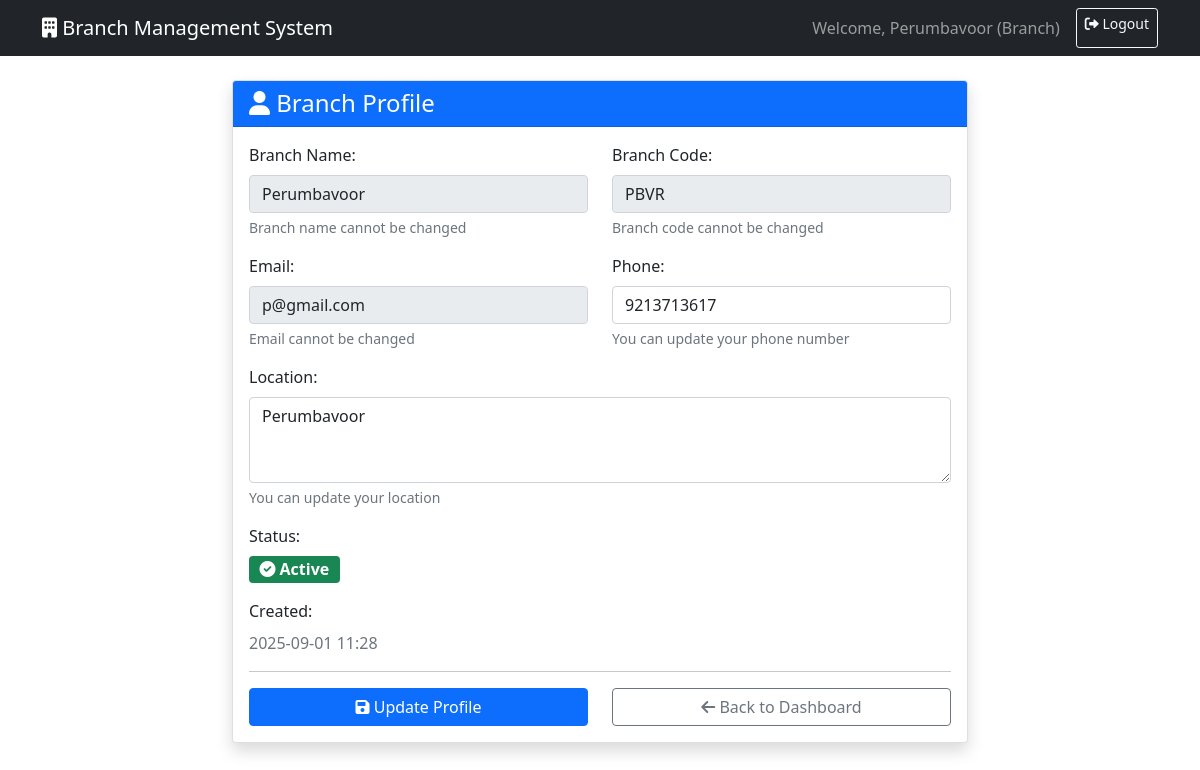
The page /branch/profile (signed in) on the database its author committed.
### models.py (models this page shows, shortened)
class Branch(db.Model):
    id = db.Column(db.Integer, primary_key=True)
    branch_name = db.Column(db.String(100), unique=True, nullable=False)
    branch_code = db.Column(db.String(20), unique=True, nullable=False)
    email = db.Column(db.String(120), unique=True, nullable=False)
    password = db.Column(db.String(128), nullable=False)
    location = db.Column(db.String(200), nullable=False)
    phone = db.Column(db.String(20), nullable=True)
    is_active = db.Column(db.Boolean, default=True)
    created_at = db.Column(db.DateTime, default=datetime.utcnow)
    created_by = db.Column(db.Integer, db.ForeignKey('admin.id'), nullable=False)
    admin = db.relationship('Admin', backref=db.backref('branches', lazy=True))

### routes/branch_routes.py (the view)
@bp.route('/profile')
@branch_required
def profile():
    branch = Branch.query.get(session['user_id'])
    return render_template('branch/profile.html', branch=branch)

### routes/branch_routes.py (called while the page is built)
def branch_required(f):
    from functools import wraps
    @wraps(f)
    def decorated_function(*args, **kwargs):
        if 'user_type' not in session or session['user_type'] != 'branch':
            flash('Branch access required!', 'error')
            return redirect(url_for('auth.login'))
        return f(*args, **kwargs)
    return decorated_function

### templates/branch/profile.html (shortened to what this page needs)
{% extends "base.html" %}
{% block content %}
<div class="row justify-content-center">
    <div class="col-md-8">
        <div class="card shadow">
            <div class="card-header bg-primary text-white">
                <h4 class="card-title mb-0">
                    <i class="fas fa-user"></i> Branch Profile
                </h4>
            </div>
            <div class="card-body">
                <form method="POST" action="{{ url_for('branch.update_profile') }}">
                    <div class="row">
                        <div class="col-md-6">
                            <div class="mb-3">
                                <label for="branch_name" class="form-label">Branch Name:</label>
                                <input type="text" class="form-control" id="branch_name"
                                       value="{{ branch.branch_name }}" readonly>
                                <div class="form-text">Branch name cannot be changed</div>
                            </div>
                        </div>
                        <div class="col-md-6">
                            <div class="mb-3">
                                <label for="branch_code" class="form-label">Branch Code:</label>
                                <input type="text" class="form-control" id="branch_code"
                                       value="{{ branch.branch_code }}" readonly>
                                <div class="form-text">Branch code cannot be changed</div>
                            </div>
                        </div>
                    </div>
                    <div class="row">
                        <div class="col-md-6">
                            <div class="mb-3">
                                <label for="email" class="form-label">Email:</label>
                                <input type="email" class="form-control" id="email"
                                       value="{{ branch.email }}" readonly>
                                <div class="form-text">Email cannot be changed</div>
                            </div>
                        </div>
                        <div class="col-md-6">
                            <div class="mb-3">
                                <label for="phone" class="form-label">Phone:</label>
                                <input type="tel" class="form-control" id="phone" name="phone"
                                       value="{{ branch.phone or '' }}">
                                <div class="form-text">You can update your phone number</div>
                            </div>
                        </div>
                    </div>
                    <div class="mb-3">
                        <label for="location" class="form-label">Location:</label>
                        <textarea class="form-control" id="location" name="location" rows="3">{{ branch.location }}</textarea>
                        <div class="form-text">You can update your location</div>
                    </div>
                    <div class="mb-3">
                        <label class="form-label">Status:</label>
                        <div>
                            <span class="badge bg-{{ 'success' if branch.is_active else 'secondary' }} fs-6">
                                <i class="fas fa-{{ 'check-circle' if branch.is_active else 'times-circle' }}"></i>
                                {{ 'Active' if branch.is_active else 'Inactive' }}
                            </span>
                        </div>
                    </div>
                    <div class="mb-3">
                        <label class="form-label">Created:</label>
                        <div>
                            <span class="text-muted">{{ branch.created_at.strftime('%Y-%m-%d %H:%M') }}</span>
                        </div>
                    </div>
                    <hr>
                    <div class="row">
                        <div class="col-md-6">
                            <button type="submit" class="btn btn-primary w-100">
                                <i class="fas fa-save"></i> Update Profile
                            </button>
                        </div>
                        <div class="col-md-6">
                            <a href="{{ url_for('branch.dashboard') }}" class="btn btn-outline-secondary w-100">
                                <i class="fas fa-arrow-left"></i> Back to Dashboard
                            </a>
                        </div>
                    </div>
                </form>
            </div>
        </div>
    </div>
</div>
{% endblock %}

### rows shown on the page
Branch: branch_name "Perumbavoor", branch_code "PBVR", email "p@gmail.com", phone "9213713617", location "Perumbavoor", is_active "Active", created_at "2025-09-01 11:28"

### other values the page prints
{{ session.username }} "Perumbavoor"
{{ session.user_type|title }} "Branch"
